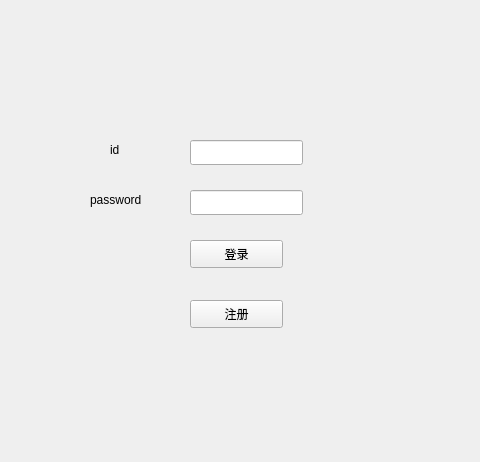
<?xml version="1.0" encoding="UTF-8"?>
<ui version="4.0">
 <class>loginframe</class>
 <widget class="QWidget" name="loginframe">
  <property name="geometry">
   <rect>
    <x>0</x>
    <y>0</y>
    <width>480</width>
    <height>462</height>
   </rect>
  </property>
  <property name="windowTitle">
   <string>Form</string>
  </property>
  <widget class="QPushButton" name="login">
   <property name="geometry">
    <rect>
     <x>190</x>
     <y>240</y>
     <width>93</width>
     <height>28</height>
    </rect>
   </property>
   <property name="text">
    <string>登录</string>
   </property>
  </widget>
  <widget class="QPushButton" name="register_2">
   <property name="geometry">
    <rect>
     <x>190</x>
     <y>300</y>
     <width>93</width>
     <height>28</height>
    </rect>
   </property>
   <property name="text">
    <string>注册</string>
   </property>
  </widget>
  <widget class="QLineEdit" name="lineEdit_id">
   <property name="geometry">
    <rect>
     <x>190</x>
     <y>140</y>
     <width>113</width>
     <height>25</height>
    </rect>
   </property>
  </widget>
  <widget class="QLineEdit" name="lineEdit_password">
   <property name="geometry">
    <rect>
     <x>190</x>
     <y>190</y>
     <width>113</width>
     <height>25</height>
    </rect>
   </property>
  </widget>
  <widget class="QLabel" name="label">
   <property name="geometry">
    <rect>
     <x>110</x>
     <y>140</y>
     <width>69</width>
     <height>19</height>
    </rect>
   </property>
   <property name="text">
    <string>id</string>
   </property>
  </widget>
  <widget class="QLabel" name="label_2">
   <property name="geometry">
    <rect>
     <x>90</x>
     <y>190</y>
     <width>69</width>
     <height>19</height>
    </rect>
   </property>
   <property name="text">
    <string>password</string>
   </property>
  </widget>
 </widget>
 <resources/>
 <connections/>
</ui>
